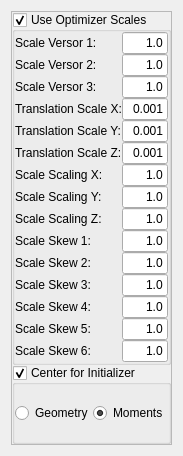
<?xml version="1.0" encoding="UTF-8"?>
<ui version="4.0">
 <class>QmitkScaleSkewVersor3DTransformControls</class>
 <widget class="QWidget" name="QmitkScaleSkewVersor3DTransformControls">
  <property name="geometry">
   <rect>
    <x>0</x>
    <y>0</y>
    <width>173</width>
    <height>456</height>
   </rect>
  </property>
  <property name="windowTitle">
   <string>Form</string>
  </property>
  <layout class="QVBoxLayout" name="verticalLayout">
   <item>
    <widget class="QFrame" name="m_ScaleSkewVersorRigid3DTransformFrame">
     <property name="frameShape">
      <enum>QFrame::StyledPanel</enum>
     </property>
     <property name="frameShadow">
      <enum>QFrame::Raised</enum>
     </property>
     <layout class="QVBoxLayout" name="verticalLayout_80">
      <property name="spacing">
       <number>0</number>
      </property>
      <property name="margin">
       <number>0</number>
      </property>
      <item>
       <widget class="QGroupBox" name="m_UseOptimizerScalesScaleSkewVersorRigid3DTransform">
        <property name="title">
         <string>Use Optimizer Scales</string>
        </property>
        <property name="flat">
         <bool>true</bool>
        </property>
        <property name="checkable">
         <bool>true</bool>
        </property>
        <layout class="QVBoxLayout" name="verticalLayout_79">
         <property name="spacing">
          <number>0</number>
         </property>
         <property name="margin">
          <number>0</number>
         </property>
         <item>
          <layout class="QHBoxLayout" name="_139">
           <item>
            <layout class="QVBoxLayout" name="_140">
             <item>
              <widget class="QLabel" name="textLabel1_8_2_3_2_2_3">
               <property name="font">
                <font>
                 <weight>50</weight>
                 <bold>false</bold>
                </font>
               </property>
               <property name="text">
                <string>Scale Versor 1:</string>
               </property>
               <property name="wordWrap">
                <bool>false</bool>
               </property>
              </widget>
             </item>
             <item>
              <widget class="QLabel" name="textLabel2_6_3_3_2_2_3">
               <property name="font">
                <font>
                 <weight>50</weight>
                 <bold>false</bold>
                </font>
               </property>
               <property name="text">
                <string>Scale Versor 2:</string>
               </property>
               <property name="wordWrap">
                <bool>false</bool>
               </property>
              </widget>
             </item>
             <item>
              <widget class="QLabel" name="textLabel3_5_3_3_2_2_3">
               <property name="font">
                <font>
                 <weight>50</weight>
                 <bold>false</bold>
                </font>
               </property>
               <property name="text">
                <string>Scale Versor 3:</string>
               </property>
               <property name="wordWrap">
                <bool>false</bool>
               </property>
              </widget>
             </item>
             <item>
              <widget class="QLabel" name="textLabel1_9_2_2_3">
               <property name="font">
                <font>
                 <weight>50</weight>
                 <bold>false</bold>
                </font>
               </property>
               <property name="text">
                <string>Translation Scale X:</string>
               </property>
               <property name="wordWrap">
                <bool>false</bool>
               </property>
              </widget>
             </item>
             <item>
              <widget class="QLabel" name="textLabel2_7_2_2_3">
               <property name="font">
                <font>
                 <weight>50</weight>
                 <bold>false</bold>
                </font>
               </property>
               <property name="text">
                <string>Translation Scale Y:</string>
               </property>
               <property name="wordWrap">
                <bool>false</bool>
               </property>
              </widget>
             </item>
             <item>
              <widget class="QLabel" name="textLabel3_6_2_2_3">
               <property name="font">
                <font>
                 <weight>50</weight>
                 <bold>false</bold>
                </font>
               </property>
               <property name="text">
                <string>Translation Scale Z:</string>
               </property>
               <property name="wordWrap">
                <bool>false</bool>
               </property>
              </widget>
             </item>
             <item>
              <widget class="QLabel" name="textLabel4_4_3_2_3">
               <property name="font">
                <font>
                 <weight>50</weight>
                 <bold>false</bold>
                </font>
               </property>
               <property name="text">
                <string>Scale Scaling X:</string>
               </property>
               <property name="wordWrap">
                <bool>false</bool>
               </property>
              </widget>
             </item>
             <item>
              <widget class="QLabel" name="textLabel5_4_2_2_3">
               <property name="font">
                <font>
                 <weight>50</weight>
                 <bold>false</bold>
                </font>
               </property>
               <property name="text">
                <string>Scale Scaling Y:</string>
               </property>
               <property name="wordWrap">
                <bool>false</bool>
               </property>
              </widget>
             </item>
             <item>
              <widget class="QLabel" name="textLabel6_4_2_2_3">
               <property name="font">
                <font>
                 <weight>50</weight>
                 <bold>false</bold>
                </font>
               </property>
               <property name="text">
                <string>Scale Scaling Z:</string>
               </property>
               <property name="wordWrap">
                <bool>false</bool>
               </property>
              </widget>
             </item>
             <item>
              <widget class="QLabel" name="textLabel7_4_2_2_2">
               <property name="font">
                <font>
                 <weight>50</weight>
                 <bold>false</bold>
                </font>
               </property>
               <property name="text">
                <string>Scale Skew 1:</string>
               </property>
               <property name="wordWrap">
                <bool>false</bool>
               </property>
              </widget>
             </item>
             <item>
              <widget class="QLabel" name="textLabel8_4_2_2_2">
               <property name="font">
                <font>
                 <weight>50</weight>
                 <bold>false</bold>
                </font>
               </property>
               <property name="text">
                <string>Scale Skew 2:</string>
               </property>
               <property name="wordWrap">
                <bool>false</bool>
               </property>
              </widget>
             </item>
             <item>
              <widget class="QLabel" name="textLabel9_4_2_2_2">
               <property name="font">
                <font>
                 <weight>50</weight>
                 <bold>false</bold>
                </font>
               </property>
               <property name="text">
                <string>Scale Skew 3:</string>
               </property>
               <property name="wordWrap">
                <bool>false</bool>
               </property>
              </widget>
             </item>
             <item>
              <widget class="QLabel" name="textLabel10_3_2_2_2">
               <property name="font">
                <font>
                 <weight>50</weight>
                 <bold>false</bold>
                </font>
               </property>
               <property name="text">
                <string>Scale Skew 4:</string>
               </property>
               <property name="wordWrap">
                <bool>false</bool>
               </property>
              </widget>
             </item>
             <item>
              <widget class="QLabel" name="textLabel11_3_2_2_3">
               <property name="font">
                <font>
                 <weight>50</weight>
                 <bold>false</bold>
                </font>
               </property>
               <property name="text">
                <string>Scale Skew 5:</string>
               </property>
               <property name="wordWrap">
                <bool>false</bool>
               </property>
              </widget>
             </item>
             <item>
              <widget class="QLabel" name="textLabel12_3_2_2_3">
               <property name="font">
                <font>
                 <weight>50</weight>
                 <bold>false</bold>
                </font>
               </property>
               <property name="text">
                <string>Scale Skew 6:</string>
               </property>
               <property name="wordWrap">
                <bool>false</bool>
               </property>
              </widget>
             </item>
            </layout>
           </item>
           <item>
            <layout class="QVBoxLayout" name="_141">
             <item>
              <widget class="QLineEdit" name="m_ScalesScaleSkewVersorRigid3DTransformScale1">
               <property name="minimumSize">
                <size>
                 <width>0</width>
                 <height>20</height>
                </size>
               </property>
               <property name="font">
                <font>
                 <weight>50</weight>
                 <bold>false</bold>
                </font>
               </property>
               <property name="text">
                <string>1.0</string>
               </property>
               <property name="alignment">
                <set>Qt::AlignRight</set>
               </property>
              </widget>
             </item>
             <item>
              <widget class="QLineEdit" name="m_ScalesScaleSkewVersorRigid3DTransformScale2">
               <property name="minimumSize">
                <size>
                 <width>0</width>
                 <height>20</height>
                </size>
               </property>
               <property name="font">
                <font>
                 <weight>50</weight>
                 <bold>false</bold>
                </font>
               </property>
               <property name="text">
                <string>1.0</string>
               </property>
               <property name="alignment">
                <set>Qt::AlignRight</set>
               </property>
              </widget>
             </item>
             <item>
              <widget class="QLineEdit" name="m_ScalesScaleSkewVersorRigid3DTransformScale3">
               <property name="minimumSize">
                <size>
                 <width>0</width>
                 <height>20</height>
                </size>
               </property>
               <property name="font">
                <font>
                 <weight>50</weight>
                 <bold>false</bold>
                </font>
               </property>
               <property name="text">
                <string>1.0</string>
               </property>
               <property name="alignment">
                <set>Qt::AlignRight</set>
               </property>
              </widget>
             </item>
             <item>
              <widget class="QLineEdit" name="m_ScalesScaleSkewVersorRigid3DTransformScaleTranslationX">
               <property name="minimumSize">
                <size>
                 <width>0</width>
                 <height>20</height>
                </size>
               </property>
               <property name="font">
                <font>
                 <weight>50</weight>
                 <bold>false</bold>
                </font>
               </property>
               <property name="text">
                <string>0.001</string>
               </property>
               <property name="alignment">
                <set>Qt::AlignRight</set>
               </property>
              </widget>
             </item>
             <item>
              <widget class="QLineEdit" name="m_ScaleScaleSkewVersorRigid3DTransformScaleTranslationY">
               <property name="minimumSize">
                <size>
                 <width>0</width>
                 <height>20</height>
                </size>
               </property>
               <property name="font">
                <font>
                 <weight>50</weight>
                 <bold>false</bold>
                </font>
               </property>
               <property name="text">
                <string>0.001</string>
               </property>
               <property name="alignment">
                <set>Qt::AlignRight</set>
               </property>
              </widget>
             </item>
             <item>
              <widget class="QLineEdit" name="m_ScalesScaleSkewVersorRigid3DTransformScaleTranslationZ">
               <property name="minimumSize">
                <size>
                 <width>0</width>
                 <height>20</height>
                </size>
               </property>
               <property name="font">
                <font>
                 <weight>50</weight>
                 <bold>false</bold>
                </font>
               </property>
               <property name="text">
                <string>0.001</string>
               </property>
               <property name="alignment">
                <set>Qt::AlignRight</set>
               </property>
              </widget>
             </item>
             <item>
              <widget class="QLineEdit" name="m_ScalesScaleSkewVersorRigid3DTransformScale7">
               <property name="minimumSize">
                <size>
                 <width>0</width>
                 <height>20</height>
                </size>
               </property>
               <property name="font">
                <font>
                 <weight>50</weight>
                 <bold>false</bold>
                </font>
               </property>
               <property name="text">
                <string>1.0</string>
               </property>
               <property name="alignment">
                <set>Qt::AlignRight</set>
               </property>
              </widget>
             </item>
             <item>
              <widget class="QLineEdit" name="m_ScalesScaleSkewVersorRigid3DTransformScale8">
               <property name="minimumSize">
                <size>
                 <width>0</width>
                 <height>20</height>
                </size>
               </property>
               <property name="font">
                <font>
                 <weight>50</weight>
                 <bold>false</bold>
                </font>
               </property>
               <property name="text">
                <string>1.0</string>
               </property>
               <property name="alignment">
                <set>Qt::AlignRight</set>
               </property>
              </widget>
             </item>
             <item>
              <widget class="QLineEdit" name="m_ScalesScaleSkewVersorRigid3DTransformScale9">
               <property name="minimumSize">
                <size>
                 <width>0</width>
                 <height>20</height>
                </size>
               </property>
               <property name="font">
                <font>
                 <weight>50</weight>
                 <bold>false</bold>
                </font>
               </property>
               <property name="text">
                <string>1.0</string>
               </property>
               <property name="alignment">
                <set>Qt::AlignRight</set>
               </property>
              </widget>
             </item>
             <item>
              <widget class="QLineEdit" name="m_ScalesScaleSkewVersorRigid3DTransformScale10">
               <property name="minimumSize">
                <size>
                 <width>0</width>
                 <height>20</height>
                </size>
               </property>
               <property name="font">
                <font>
                 <weight>50</weight>
                 <bold>false</bold>
                </font>
               </property>
               <property name="text">
                <string>1.0</string>
               </property>
               <property name="alignment">
                <set>Qt::AlignRight</set>
               </property>
              </widget>
             </item>
             <item>
              <widget class="QLineEdit" name="m_ScalesScaleSkewVersorRigid3DTransformScale11">
               <property name="minimumSize">
                <size>
                 <width>0</width>
                 <height>20</height>
                </size>
               </property>
               <property name="font">
                <font>
                 <weight>50</weight>
                 <bold>false</bold>
                </font>
               </property>
               <property name="text">
                <string>1.0</string>
               </property>
               <property name="alignment">
                <set>Qt::AlignRight</set>
               </property>
              </widget>
             </item>
             <item>
              <widget class="QLineEdit" name="m_ScalesScaleSkewVersorRigid3DTransformScale12">
               <property name="minimumSize">
                <size>
                 <width>0</width>
                 <height>20</height>
                </size>
               </property>
               <property name="font">
                <font>
                 <weight>50</weight>
                 <bold>false</bold>
                </font>
               </property>
               <property name="text">
                <string>1.0</string>
               </property>
               <property name="alignment">
                <set>Qt::AlignRight</set>
               </property>
              </widget>
             </item>
             <item>
              <widget class="QLineEdit" name="m_ScalesScaleSkewVersorRigid3DTransformScale13">
               <property name="minimumSize">
                <size>
                 <width>0</width>
                 <height>20</height>
                </size>
               </property>
               <property name="font">
                <font>
                 <weight>50</weight>
                 <bold>false</bold>
                </font>
               </property>
               <property name="text">
                <string>1.0</string>
               </property>
               <property name="alignment">
                <set>Qt::AlignRight</set>
               </property>
              </widget>
             </item>
             <item>
              <widget class="QLineEdit" name="m_ScalesScaleSkewVersorRigid3DTransformScale14">
               <property name="minimumSize">
                <size>
                 <width>0</width>
                 <height>20</height>
                </size>
               </property>
               <property name="font">
                <font>
                 <weight>50</weight>
                 <bold>false</bold>
                </font>
               </property>
               <property name="text">
                <string>1.0</string>
               </property>
               <property name="alignment">
                <set>Qt::AlignRight</set>
               </property>
              </widget>
             </item>
             <item>
              <widget class="QLineEdit" name="m_ScalesScaleSkewVersorRigid3DTransformScale15">
               <property name="minimumSize">
                <size>
                 <width>0</width>
                 <height>20</height>
                </size>
               </property>
               <property name="font">
                <font>
                 <weight>50</weight>
                 <bold>false</bold>
                </font>
               </property>
               <property name="text">
                <string>1.0</string>
               </property>
               <property name="alignment">
                <set>Qt::AlignRight</set>
               </property>
              </widget>
             </item>
            </layout>
           </item>
          </layout>
         </item>
        </layout>
       </widget>
      </item>
      <item>
       <widget class="QGroupBox" name="m_CenterForInitializerScaleSkewVersorRigid3D">
        <property name="title">
         <string>Center for Initializer</string>
        </property>
        <property name="flat">
         <bool>true</bool>
        </property>
        <property name="checkable">
         <bool>true</bool>
        </property>
        <layout class="QHBoxLayout" name="horizontalLayout_9">
         <property name="spacing">
          <number>0</number>
         </property>
         <property name="margin">
          <number>0</number>
         </property>
         <item>
          <widget class="QRadioButton" name="m_GeometryScaleSkewVersorRigid3D">
           <property name="enabled">
            <bool>true</bool>
           </property>
           <property name="minimumSize">
            <size>
             <width>0</width>
             <height>20</height>
            </size>
           </property>
           <property name="font">
            <font>
             <weight>50</weight>
             <bold>false</bold>
            </font>
           </property>
           <property name="text">
            <string>Geometry</string>
           </property>
          </widget>
         </item>
         <item>
          <widget class="QRadioButton" name="m_MomentsScaleSkewVersorRigid3D">
           <property name="enabled">
            <bool>true</bool>
           </property>
           <property name="minimumSize">
            <size>
             <width>0</width>
             <height>20</height>
            </size>
           </property>
           <property name="font">
            <font>
             <weight>50</weight>
             <bold>false</bold>
            </font>
           </property>
           <property name="text">
            <string>Moments</string>
           </property>
           <property name="checked">
            <bool>true</bool>
           </property>
          </widget>
         </item>
        </layout>
       </widget>
      </item>
     </layout>
    </widget>
   </item>
  </layout>
 </widget>
 <resources/>
 <connections/>
</ui>
